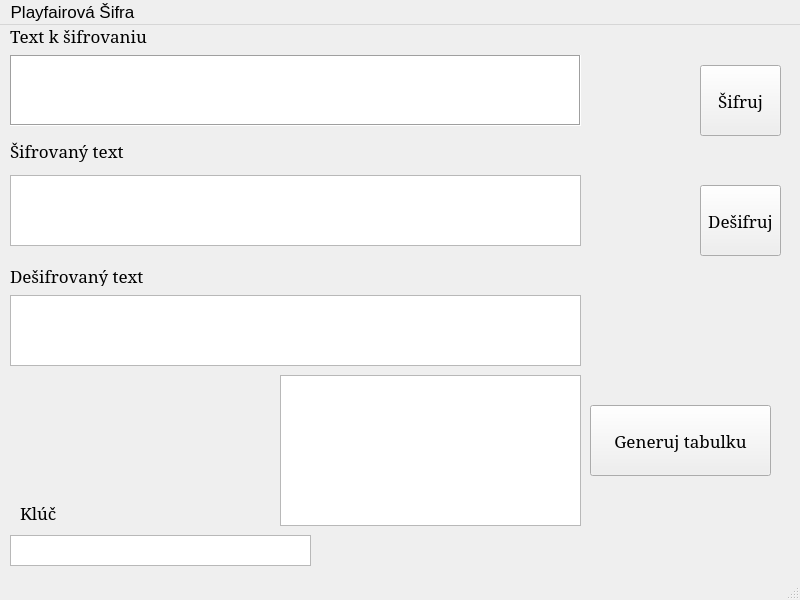
<?xml version="1.0" encoding="UTF-8"?>
<ui version="4.0">
 <class>MainWindow</class>
 <widget class="QMainWindow" name="MainWindow">
  <property name="geometry">
   <rect>
    <x>0</x>
    <y>0</y>
    <width>800</width>
    <height>600</height>
   </rect>
  </property>
  <property name="font">
   <font>
    <pointsize>13</pointsize>
   </font>
  </property>
  <property name="windowTitle">
   <string>MainWindow</string>
  </property>
  <widget class="QWidget" name="centralwidget">
   <widget class="QLabel" name="label">
    <property name="geometry">
     <rect>
      <x>10</x>
      <y>0</y>
      <width>201</width>
      <height>21</height>
     </rect>
    </property>
    <property name="font">
     <font>
      <family>Elephant</family>
      <pointsize>13</pointsize>
      <weight>50</weight>
      <bold>false</bold>
     </font>
    </property>
    <property name="text">
     <string>Text k šifrovaniu</string>
    </property>
   </widget>
   <widget class="QLabel" name="label_2">
    <property name="geometry">
     <rect>
      <x>10</x>
      <y>110</y>
      <width>191</width>
      <height>31</height>
     </rect>
    </property>
    <property name="font">
     <font>
      <family>Elephant</family>
      <pointsize>13</pointsize>
      <weight>50</weight>
      <bold>false</bold>
     </font>
    </property>
    <property name="text">
     <string>Šifrovaný text</string>
    </property>
   </widget>
   <widget class="QPushButton" name="sifruj">
    <property name="geometry">
     <rect>
      <x>700</x>
      <y>40</y>
      <width>81</width>
      <height>71</height>
     </rect>
    </property>
    <property name="font">
     <font>
      <family>Elephant</family>
      <pointsize>13</pointsize>
     </font>
    </property>
    <property name="text">
     <string>Šifruj</string>
    </property>
   </widget>
   <widget class="QPushButton" name="desifruj">
    <property name="geometry">
     <rect>
      <x>700</x>
      <y>160</y>
      <width>81</width>
      <height>71</height>
     </rect>
    </property>
    <property name="font">
     <font>
      <family>Elephant</family>
      <pointsize>13</pointsize>
      <weight>50</weight>
      <bold>false</bold>
     </font>
    </property>
    <property name="text">
     <string>Dešifruj</string>
    </property>
   </widget>
   <widget class="QTextEdit" name="sifrovanyText">
    <property name="geometry">
     <rect>
      <x>10</x>
      <y>150</y>
      <width>571</width>
      <height>71</height>
     </rect>
    </property>
    <property name="font">
     <font>
      <pointsize>10</pointsize>
     </font>
    </property>
   </widget>
   <widget class="QTextEdit" name="vstupnyText">
    <property name="geometry">
     <rect>
      <x>10</x>
      <y>30</y>
      <width>571</width>
      <height>71</height>
     </rect>
    </property>
    <property name="font">
     <font>
      <pointsize>10</pointsize>
     </font>
    </property>
    <property name="autoFillBackground">
     <bool>false</bool>
    </property>
    <property name="frameShape">
     <enum>QFrame::Box</enum>
    </property>
   </widget>
   <widget class="QLabel" name="label_4">
    <property name="geometry">
     <rect>
      <x>20</x>
      <y>480</y>
      <width>71</width>
      <height>16</height>
     </rect>
    </property>
    <property name="font">
     <font>
      <family>Elephant</family>
      <pointsize>13</pointsize>
      <weight>50</weight>
      <bold>false</bold>
     </font>
    </property>
    <property name="text">
     <string>Klúč</string>
    </property>
   </widget>
   <widget class="QTextEdit" name="kluc">
    <property name="geometry">
     <rect>
      <x>10</x>
      <y>510</y>
      <width>301</width>
      <height>31</height>
     </rect>
    </property>
    <property name="font">
     <font>
      <pointsize>10</pointsize>
     </font>
    </property>
   </widget>
   <widget class="QTextEdit" name="desifrovany">
    <property name="geometry">
     <rect>
      <x>10</x>
      <y>270</y>
      <width>571</width>
      <height>71</height>
     </rect>
    </property>
    <property name="font">
     <font>
      <pointsize>10</pointsize>
     </font>
    </property>
   </widget>
   <widget class="QLabel" name="label_3">
    <property name="geometry">
     <rect>
      <x>10</x>
      <y>240</y>
      <width>201</width>
      <height>21</height>
     </rect>
    </property>
    <property name="font">
     <font>
      <family>Elephant</family>
      <pointsize>13</pointsize>
      <weight>50</weight>
      <bold>false</bold>
     </font>
    </property>
    <property name="text">
     <string>Dešifrovaný text</string>
    </property>
   </widget>
   <widget class="QTextEdit" name="Tabulka">
    <property name="geometry">
     <rect>
      <x>280</x>
      <y>350</y>
      <width>301</width>
      <height>151</height>
     </rect>
    </property>
    <property name="font">
     <font>
      <pointsize>10</pointsize>
     </font>
    </property>
   </widget>
   <widget class="QPushButton" name="generuj">
    <property name="geometry">
     <rect>
      <x>590</x>
      <y>380</y>
      <width>181</width>
      <height>71</height>
     </rect>
    </property>
    <property name="font">
     <font>
      <family>Elephant</family>
      <pointsize>13</pointsize>
      <weight>50</weight>
      <bold>false</bold>
     </font>
    </property>
    <property name="text">
     <string>Generuj tabulku</string>
    </property>
   </widget>
  </widget>
  <widget class="QMenuBar" name="menubar">
   <property name="geometry">
    <rect>
     <x>0</x>
     <y>0</y>
     <width>800</width>
     <height>28</height>
    </rect>
   </property>
   <widget class="QMenu" name="menuAfinn_ifra">
    <property name="title">
     <string>Playfairová Šifra</string>
    </property>
   </widget>
   <addaction name="menuAfinn_ifra"/>
  </widget>
  <widget class="QStatusBar" name="statusbar"/>
 </widget>
 <resources/>
 <connections/>
</ui>
